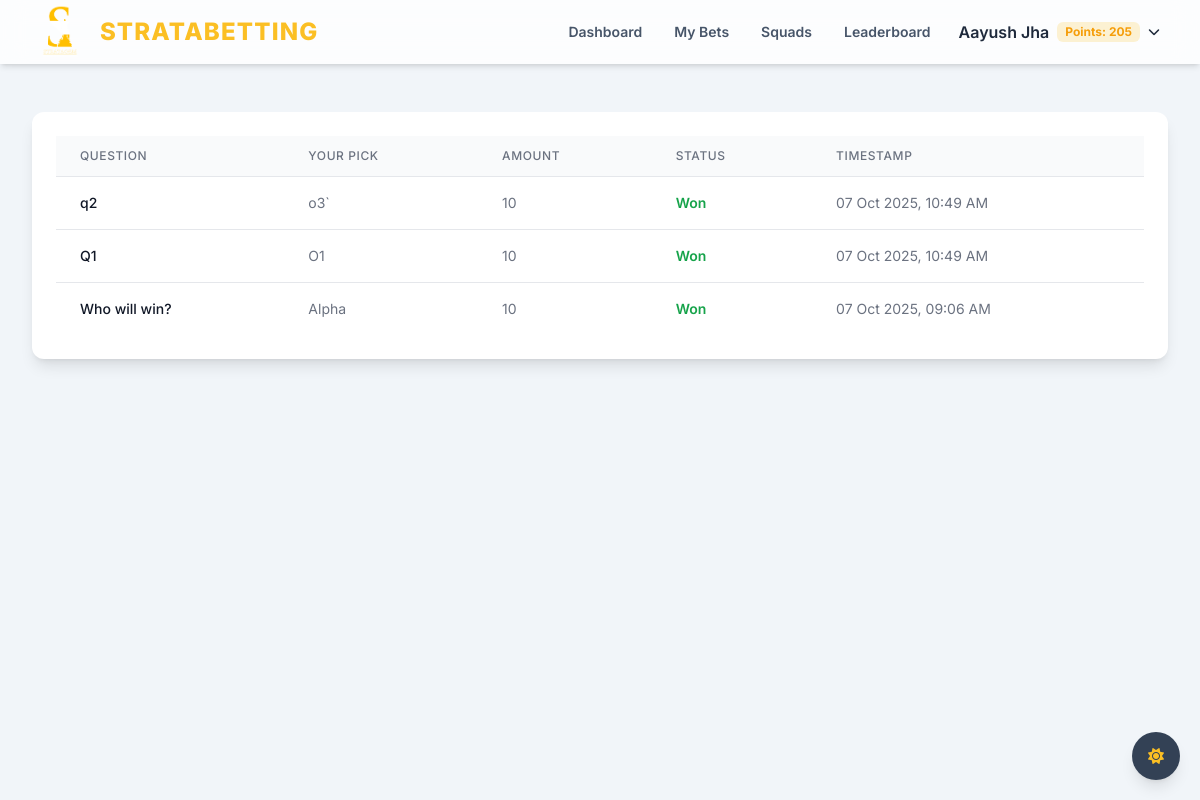
Screenshot of /my_bets (signed in) with the database file from the repository.
### app.py (models this page shows, shortened)
class User(db.Model):
    roll_number = db.Column(db.String(20), primary_key=True)
    name = db.Column(db.String(100), nullable=False)
    password_hash = db.Column(db.String(60), nullable=False)
    points = db.Column(db.Integer, nullable=False, default=200)
    is_admin = db.Column(db.Boolean, nullable=False, default=False)
    bets = db.relationship('Bet', backref='bettor', lazy=True, cascade="all, delete-orphan")
    @property
    def password(self):
        raise AttributeError('password is not a readable attribute')

class Bet(db.Model):
    id = db.Column(db.Integer, primary_key=True)
    user_roll_number = db.Column(db.String(20), db.ForeignKey('user.roll_number'), nullable=False)
    question_id = db.Column(db.Integer, db.ForeignKey('question.id'), nullable=False)
    option_id = db.Column(db.Integer, db.ForeignKey('option.id'), nullable=False)
    amount = db.Column(db.Integer, nullable=False)
    status = db.Column(db.String(20), nullable=False, default='Pending')
    timestamp = db.Column(db.DateTime, nullable=False, default=datetime.utcnow)
    option = db.relationship('Option', backref='bets')

class Question(db.Model):
    id = db.Column(db.Integer, primary_key=True)
    event_id = db.Column(db.Integer, db.ForeignKey('event.id'), nullable=False)
    text = db.Column(db.String(255), nullable=False)
    is_open = db.Column(db.Boolean, nullable=False, default=True)
    winning_option_id = db.Column(db.Integer, db.ForeignKey('option.id'), nullable=True)
    options = db.relationship('Option', foreign_keys='Option.question_id', backref='question', lazy=True, cascade="all, delete-orphan")
    winning_option = db.relationship('Option', foreign_keys=[winning_option_id])
    bets = db.relationship('Bet', backref='question', lazy=True, cascade="all, delete-orphan")

class Option(db.Model):
    id = db.Column(db.Integer, primary_key=True)
    question_id = db.Column(db.Integer, db.ForeignKey('question.id'), nullable=False)
    text = db.Column(db.String(100), nullable=False)
    odds = db.Column(db.Float, nullable=False, default=1.8)

### app.py (the view)
@app.route('/my_bets')
def my_bets():
    user = get_current_user()
    if not user:
        return redirect(url_for('login'))
    bets = Bet.query.filter_by(user_roll_number=user.roll_number).order_by(Bet.timestamp.desc()).all()
    return render_template('my_bets.html', user=user, bets=bets)

### app.py (called while the page is built)
def get_current_user():
    if 'roll_number' in session:
        return User.query.get(session['roll_number'])
    return None

### templates/my_bets.html (shortened to what this page needs)
{% extends "base.html" %}
{% block content %}
<div class="bg-white p-6 rounded-xl shadow-lg">
    <div class="overflow-x-auto">
        <table class="min-w-full divide-y divide-gray-200">
            <thead class="bg-gray-50">
                <tr>
                    <th scope="col"
                        class="px-6 py-3 text-left text-xs font-medium text-gray-500 uppercase tracking-wider">Question
                    </th>
                    <th scope="col"
                        class="px-6 py-3 text-left text-xs font-medium text-gray-500 uppercase tracking-wider">Your Pick
                    </th>
                    <th scope="col"
                        class="px-6 py-3 text-left text-xs font-medium text-gray-500 uppercase tracking-wider">Amount
                    </th>
                    <th scope="col"
                        class="px-6 py-3 text-left text-xs font-medium text-gray-500 uppercase tracking-wider">Status
                    </th>
                    <th scope="col"
                        class="px-6 py-3 text-left text-xs font-medium text-gray-500 uppercase tracking-wider">Timestamp
                    </th>
                </tr>
            </thead>
            <tbody class="bg-white divide-y divide-gray-200">
                {% for bet in bets %}
                <tr>
                    <td class="px-6 py-4 whitespace-normal text-sm font-medium text-gray-900">{{ bet.question.text }}
                    </td>
                    <td class="px-6 py-4 whitespace-nowrap text-sm text-gray-500">{{ bet.option.text }}</td>
                    <td class="px-6 py-4 whitespace-nowrap text-sm text-gray-500">{{ bet.amount }}</td>
                    <td
                        class="px-6 py-4 whitespace-nowrap text-sm font-semibold
                        {% if bet.status == 'Won' %}text-green-600{% elif bet.status == 'Lost' %}text-red-600{% else %}text-yellow-600{% endif %}">
                        {{ bet.status }}
                    </td>
                    <td class="px-6 py-4 whitespace-nowrap text-sm text-gray-500">{{ bet.timestamp.strftime('%d %b %Y,
                        %I:%M %p') }}</td>
                </tr>
                {% else %}
                <tr>
                    <td colspan="5" class="px-6 py-4 text-center text-gray-500">You haven't placed any bets yet.</td>
                </tr>
                {% endfor %}
            </tbody>
        </table>
    </div>
</div>
{% endblock %}

### templates/base.html (shortened to what this page needs)
<!DOCTYPE html>
<html lang="en" x-data="{ isDarkMode: true }" x-init="
    isDarkMode = JSON.parse(localStorage.getItem('isDarkMode')) ?? true;
    $watch('isDarkMode', value => localStorage.setItem('isDarkMode', JSON.stringify(value)))"
    :class="isDarkMode ? 'dark' : ''">
<head>
    <link rel="stylesheet" type="text/css" href="https://unpkg.com/trix@2.0.8/dist/trix.css">
    <script src="https://cdn.tailwindcss.com"></script>
    <link rel="stylesheet" href="https://cdnjs.cloudflare.com/ajax/libs/font-awesome/6.4.2/css/all.min.css">
</head>
<body class="bg-slate-100 dark:bg-gray-900 text-slate-800 dark:text-slate-300 transition-colors duration-300">
    <div class="fixed bottom-5 right-5 z-50">
        <button @click="isDarkMode = !isDarkMode"
            class="bg-slate-700 dark:bg-amber-400 text-amber-400 dark:text-black rounded-full h-12 w-12 flex items-center justify-center shadow-lg hover:scale-110 transition-transform">
            <i x-show="isDarkMode" x-cloak class="fa-solid fa-sun"></i>
        </button>
    </div>
    <div class="min-h-full">
        <nav x-data="{ isMobileMenuOpen: false }"
            class="bg-white/80 dark:bg-gray-800/80 backdrop-blur-md shadow-md fixed w-full z-40">
            <div class="mx-auto max-w-7xl px-4 sm:px-6 lg:px-8">
                <div class="flex h-16 items-center justify-between">
                    <div class="flex items-center">
                        <div class="flex-shrink-0">
                            <a href="/" class="flex items-center space-x-3">
                                <img class="h-14 w-auto" src="{{ url_for('static', filename='stratagem-logo.png') }}"
                                    alt="Stratagem Logo">
                                <span class="text-amber-400 font-extrabold text-2xl tracking-wider hidden sm:block">
                                    STRATABETTING
                                </span>
                            </a>
                        </div>
                    </div>
                    <div class="hidden md:block">
                        <div class="ml-10 flex items-center space-x-2">
                            {% if user %}
                            {% if user.is_admin %}
                            <a href="{{ url_for('admin_dashboard') }}"
                                class="text-slate-600 dark:text-slate-300 hover:text-amber-400 px-3 py-2 text-sm font-semibold transition-colors">Admin
                                Home</a>
                            {% else %}
                            <a href="{{ url_for('dashboard') }}"
                                class="text-slate-600 dark:text-slate-300 hover:text-amber-400 px-3 py-2 text-sm font-semibold transition-colors">Dashboard</a>
                            <a href="{{ url_for('my_bets') }}"
                                class="text-slate-600 dark:text-slate-300 hover:text-amber-400 px-3 py-2 text-sm font-semibold transition-colors">My
                                Bets</a>
                            {% endif %}
                            <a href="{{ url_for('squads') }}"
                                class="text-slate-600 dark:text-slate-300 hover:text-amber-400 px-3 py-2 text-sm font-semibold transition-colors">Squads</a>
                            <a href="{{ url_for('leaderboard') }}"
                                class="text-slate-600 dark:text-slate-300 hover:text-amber-400 px-3 py-2 text-sm font-semibold transition-colors">Leaderboard</a>
                            <div class="relative group" x-data="{ open: false }">
                                <button @click="open = !open"
                                    class="flex items-center space-x-2 p-2 rounded-lg hover:bg-slate-200 dark:hover:bg-gray-700">
                                    <span class="font-semibold text-slate-800 dark:text-white">{{ user.name }}</span>
                                    <span
                                        class="bg-amber-400/20 text-amber-500 font-bold px-2 py-0.5 rounded-md text-xs">Points:
                                        {{ user.points }}</span>
                                    <i class="fa-solid fa-chevron-down text-xs transition-transform dark:text-slate-300"
                                        :class="open ? 'rotate-180' : ''"></i>
                                </button>
                            </div>
                            {% endif %}
                        </div>
                    </div>
                </div>
            </div>
        </nav>
        <main class="pt-16">
            <div class="mx-auto max-w-7xl py-12 sm:px-6 lg:px-8">
                {% block content %}{% endblock %}
            </div>
        </main>
    </div>
</body>
</html>

### templates/base.html (style rules this page uses)
body { font-family: 'Inter', sans-serif; }
.text-amber-400 { color: #FFBF00; }

### rows the page displays
User: name "Aayush Jha", points "205"
Bet: question.text "q2", option.text "o3`", amount "10", status "Won", timestamp "07 Oct 2025, 10:49 AM"
Bet: question.text "Q1", option.text "O1", amount "10", status "Won", timestamp "07 Oct 2025, 10:49 AM"
Bet: question.text "Who will win?", option.text "Alpha", amount "10", status "Won", timestamp "07 Oct 2025, 09:06 AM"
